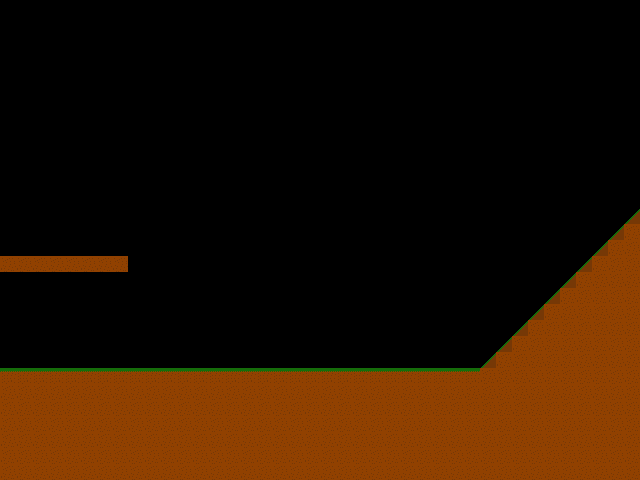

Rendered tile map (Tiled .tmx) drawn with the repository's tilesets; below, a short description and the map source with its tile grids summarised:
An orthogonal 40x30 tile map with 16x16 px tiles, 1 tile layer (圖塊層 1).

<map version="1.9" tiledversion="1.9.2" orientation="orthogonal" renderorder="right-down" width="40" height="30" tilewidth="16" tileheight="16" infinite="0" nextlayerid="2" nextobjectid="1">
 <tileset firstgid="1" source="tiles.tsx" />
 <layer id="1" name="圖塊層 1" width="40" height="30">
  <data>[1200 cells, 343 non-empty, 3 distinct tile ids]</data>
 </layer>
</map>
